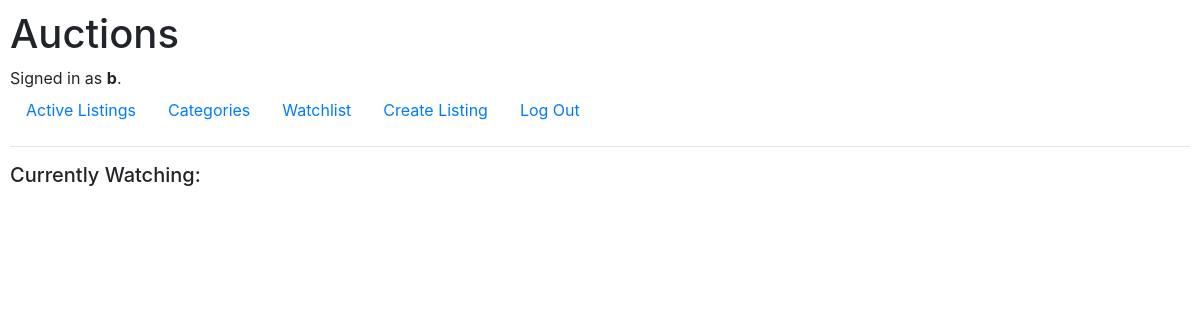
Before: /watchlist (signed in) with the older database file.
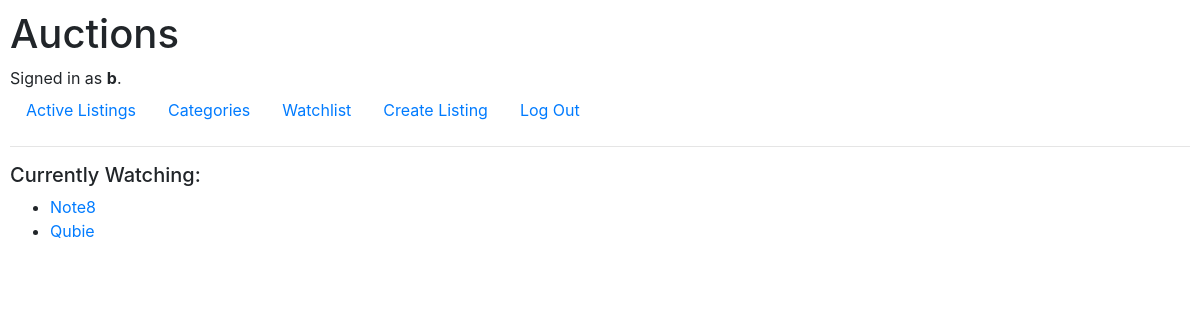
After: the same page with the newer database file.
### auctions/models.py (models this page shows, shortened)
class Watchlist(models.Model):
    id = models.AutoField(auto_created=True, primary_key=True)
    user = models.ForeignKey(User, on_delete=models.CASCADE, related_name="watchlist_user")
    listing = models.ForeignKey(Listing, on_delete=models.CASCADE, related_name="watchlist_listing")

class Listing(models.Model):
    id = models.AutoField(auto_created=True, primary_key=True)
    title = models.CharField(max_length=64)
    description = models.CharField(max_length=250)
    init_bid = models.IntegerField(default=0)
    currentbid = models.ForeignKey(CurrentBid, on_delete=models.CASCADE, blank=True, default=None, related_name="bids")
    createdby = models.ForeignKey(User, on_delete=models.CASCADE, related_name="listing_creator")
    image = models.TextField(blank=True)
    category = models.ManyToManyField(Category, related_name='listing_category')
    active = models.BooleanField()
    def __str__(self):
        return f"{self.title}"

### auctions/views.py (the view, shortened to what this page needs)
# urls.py: path("watchlist", views.watchlist, name="watchlist"),
@login_required(login_url="/login")
def watchlist(request):
    if request.method == "GET":
        watchlist = Watchlist.objects.all().filter(user=request.user)
        return render(request, "auctions/watchlist.html", {
            "watchlist": watchlist
        })

### auctions/templates/auctions/watchlist.html
{% extends "auctions/layout.html" %}
{% block body %}
<h5>Currently Watching:</h5>
<ul>
    {% for items in watchlist %}
    <li>
        <a href="{% url 'listing' items.listing.id %}">
            {{items.listing}}
        </a>
    </li>
    {% endfor %}
</ul>
{% endblock %}

Changed rows visible on the page:
added Watchlist: listing "Note8"
added Watchlist: listing "Qubie"
